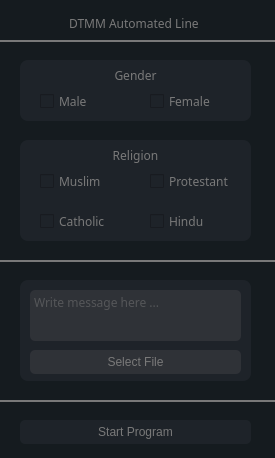
<?xml version="1.0" encoding="UTF-8"?>
<ui version="4.0">
 <class>Background</class>
 <widget class="QWidget" name="Background">
  <property name="geometry">
   <rect>
    <x>0</x>
    <y>0</y>
    <width>275</width>
    <height>458</height>
   </rect>
  </property>
  <property name="minimumSize">
   <size>
    <width>275</width>
    <height>458</height>
   </size>
  </property>
  <property name="maximumSize">
   <size>
    <width>275</width>
    <height>458</height>
   </size>
  </property>
  <property name="windowTitle">
   <string>Rigeru</string>
  </property>
  <property name="windowIcon">
   <iconset>
    <normaloff>assets/icon.jpg</normaloff>assets/icon.jpg</iconset>
  </property>
  <property name="windowOpacity">
   <double>1.000000000000000</double>
  </property>
  <property name="styleSheet">
   <string notr="true">background-color:#151b1f;</string>
  </property>
  <widget class="QCheckBox" name="checkboxMale">
   <property name="geometry">
    <rect>
     <x>40</x>
     <y>90</y>
     <width>78</width>
     <height>22</height>
    </rect>
   </property>
   <property name="font">
    <font>
     <family>RomanC</family>
    </font>
   </property>
   <property name="cursor">
    <cursorShape>ClosedHandCursor</cursorShape>
   </property>
   <property name="styleSheet">
    <string notr="true">background-color:#1e2329;
color:#797979;</string>
   </property>
   <property name="text">
    <string>Male</string>
   </property>
  </widget>
  <widget class="QCheckBox" name="checkboxFemale">
   <property name="geometry">
    <rect>
     <x>150</x>
     <y>90</y>
     <width>101</width>
     <height>22</height>
    </rect>
   </property>
   <property name="font">
    <font>
     <family>RomanC</family>
    </font>
   </property>
   <property name="cursor">
    <cursorShape>ClosedHandCursor</cursorShape>
   </property>
   <property name="styleSheet">
    <string notr="true">background-color:#1e2329;
color:#797979;</string>
   </property>
   <property name="text">
    <string>Female</string>
   </property>
  </widget>
  <widget class="QCheckBox" name="checkboxMuslim">
   <property name="geometry">
    <rect>
     <x>40</x>
     <y>170</y>
     <width>78</width>
     <height>22</height>
    </rect>
   </property>
   <property name="font">
    <font>
     <family>RomanC</family>
    </font>
   </property>
   <property name="cursor">
    <cursorShape>ClosedHandCursor</cursorShape>
   </property>
   <property name="styleSheet">
    <string notr="true">background-color:#1e2329;
color:#797979;</string>
   </property>
   <property name="text">
    <string>Muslim</string>
   </property>
  </widget>
  <widget class="QCheckBox" name="checkboxProtestant">
   <property name="geometry">
    <rect>
     <x>150</x>
     <y>170</y>
     <width>101</width>
     <height>22</height>
    </rect>
   </property>
   <property name="font">
    <font>
     <family>RomanC</family>
    </font>
   </property>
   <property name="cursor">
    <cursorShape>ClosedHandCursor</cursorShape>
   </property>
   <property name="styleSheet">
    <string notr="true">background-color:#1e2329;
color:#797979;</string>
   </property>
   <property name="text">
    <string>Protestant</string>
   </property>
  </widget>
  <widget class="QCheckBox" name="checkboxCatholic">
   <property name="geometry">
    <rect>
     <x>40</x>
     <y>210</y>
     <width>78</width>
     <height>22</height>
    </rect>
   </property>
   <property name="font">
    <font>
     <family>RomanC</family>
    </font>
   </property>
   <property name="cursor">
    <cursorShape>ClosedHandCursor</cursorShape>
   </property>
   <property name="styleSheet">
    <string notr="true">background-color:#1e2329;
color:#797979;</string>
   </property>
   <property name="text">
    <string>Catholic</string>
   </property>
  </widget>
  <widget class="QCheckBox" name="checkboxHindu">
   <property name="geometry">
    <rect>
     <x>150</x>
     <y>210</y>
     <width>101</width>
     <height>22</height>
    </rect>
   </property>
   <property name="font">
    <font>
     <family>RomanC</family>
    </font>
   </property>
   <property name="cursor">
    <cursorShape>ClosedHandCursor</cursorShape>
   </property>
   <property name="styleSheet">
    <string notr="true">background-color:#1e2329;
color:#797979;</string>
   </property>
   <property name="text">
    <string>Hindu</string>
   </property>
  </widget>
  <widget class="QLabel" name="background2">
   <property name="geometry">
    <rect>
     <x>20</x>
     <y>140</y>
     <width>231</width>
     <height>101</height>
    </rect>
   </property>
   <property name="styleSheet">
    <string notr="true">background-color:#1e2329;
border-radius: 8px;</string>
   </property>
   <property name="text">
    <string/>
   </property>
  </widget>
  <widget class="QLabel" name="background1">
   <property name="geometry">
    <rect>
     <x>20</x>
     <y>60</y>
     <width>231</width>
     <height>61</height>
    </rect>
   </property>
   <property name="styleSheet">
    <string notr="true">background-color:#1e2329;
border-radius: 8px</string>
   </property>
   <property name="text">
    <string/>
   </property>
  </widget>
  <widget class="QLabel" name="labelGender">
   <property name="geometry">
    <rect>
     <x>50</x>
     <y>65</y>
     <width>171</width>
     <height>21</height>
    </rect>
   </property>
   <property name="font">
    <font>
     <family>RomanC</family>
    </font>
   </property>
   <property name="styleSheet">
    <string notr="true">background-color:#1e2329;
color:#797979;</string>
   </property>
   <property name="text">
    <string>Gender</string>
   </property>
   <property name="alignment">
    <set>Qt::AlignCenter</set>
   </property>
  </widget>
  <widget class="QLabel" name="labelReligion">
   <property name="geometry">
    <rect>
     <x>40</x>
     <y>145</y>
     <width>191</width>
     <height>21</height>
    </rect>
   </property>
   <property name="font">
    <font>
     <family>RomanC</family>
    </font>
   </property>
   <property name="styleSheet">
    <string notr="true">background-color:#1e2329;
color:#797979;</string>
   </property>
   <property name="text">
    <string>Religion</string>
   </property>
   <property name="alignment">
    <set>Qt::AlignCenter</set>
   </property>
  </widget>
  <widget class="QLabel" name="labelTitle">
   <property name="geometry">
    <rect>
     <x>20</x>
     <y>15</y>
     <width>231</width>
     <height>16</height>
    </rect>
   </property>
   <property name="font">
    <font>
     <family>RomanC</family>
    </font>
   </property>
   <property name="styleSheet">
    <string notr="true">color:#797979;</string>
   </property>
   <property name="text">
    <string>DTMM Automated Line </string>
   </property>
   <property name="alignment">
    <set>Qt::AlignCenter</set>
   </property>
  </widget>
  <widget class="QLabel" name="seperator1">
   <property name="geometry">
    <rect>
     <x>0</x>
     <y>40</y>
     <width>275</width>
     <height>2</height>
    </rect>
   </property>
   <property name="styleSheet">
    <string notr="true">background-color:#797979;</string>
   </property>
   <property name="text">
    <string/>
   </property>
  </widget>
  <widget class="QLabel" name="seperator2">
   <property name="geometry">
    <rect>
     <x>0</x>
     <y>260</y>
     <width>275</width>
     <height>2</height>
    </rect>
   </property>
   <property name="styleSheet">
    <string notr="true">background-color:#797979;</string>
   </property>
   <property name="text">
    <string/>
   </property>
  </widget>
  <widget class="QLabel" name="background3">
   <property name="geometry">
    <rect>
     <x>20</x>
     <y>280</y>
     <width>231</width>
     <height>101</height>
    </rect>
   </property>
   <property name="styleSheet">
    <string notr="true">background-color:#1e2329;
border-radius: 8px;</string>
   </property>
   <property name="text">
    <string/>
   </property>
  </widget>
  <widget class="QTextEdit" name="textInput">
   <property name="geometry">
    <rect>
     <x>30</x>
     <y>290</y>
     <width>211</width>
     <height>51</height>
    </rect>
   </property>
   <property name="font">
    <font>
     <family>RomanC</family>
    </font>
   </property>
   <property name="cursor" stdset="0">
    <cursorShape>IBeamCursor</cursorShape>
   </property>
   <property name="styleSheet">
    <string notr="true">background-color:#2f3237;
color:#797979;
border-radius: 5px;</string>
   </property>
   <property name="frameShape">
    <enum>QFrame::NoFrame</enum>
   </property>
   <property name="verticalScrollBarPolicy">
    <enum>Qt::ScrollBarAlwaysOff</enum>
   </property>
   <property name="horizontalScrollBarPolicy">
    <enum>Qt::ScrollBarAlwaysOff</enum>
   </property>
   <property name="html">
    <string>&lt;!DOCTYPE HTML PUBLIC &quot;-//W3C//DTD HTML 4.0//EN&quot; &quot;http://www.w3.org/TR/REC-html40/strict.dtd&quot;&gt;
&lt;html&gt;&lt;head&gt;&lt;meta name=&quot;qrichtext&quot; content=&quot;1&quot; /&gt;&lt;meta charset=&quot;utf-8&quot; /&gt;&lt;style type=&quot;text/css&quot;&gt;
p, li { white-space: pre-wrap; }
hr { height: 1px; border-width: 0; }
li.unchecked::marker { content: &quot;\2610&quot;; }
li.checked::marker { content: &quot;\2612&quot;; }
&lt;/style&gt;&lt;/head&gt;&lt;body style=&quot; font-family:'RomanC'; font-size:9pt; font-weight:400; font-style:normal;&quot;&gt;
&lt;p style=&quot;-qt-paragraph-type:empty; margin-top:0px; margin-bottom:0px; margin-left:0px; margin-right:0px; -qt-block-indent:0; text-indent:0px;&quot;&gt;&lt;br /&gt;&lt;/p&gt;&lt;/body&gt;&lt;/html&gt;</string>
   </property>
   <property name="placeholderText">
    <string>Write message here ...  </string>
   </property>
  </widget>
  <widget class="QPushButton" name="startProgram">
   <property name="geometry">
    <rect>
     <x>20</x>
     <y>420</y>
     <width>231</width>
     <height>24</height>
    </rect>
   </property>
   <property name="cursor">
    <cursorShape>OpenHandCursor</cursorShape>
   </property>
   <property name="styleSheet">
    <string notr="true">background-color:#1e2329;
color:#797979;
border-radius: 5px;</string>
   </property>
   <property name="text">
    <string>Start Program</string>
   </property>
  </widget>
  <widget class="QLabel" name="seperator3">
   <property name="geometry">
    <rect>
     <x>0</x>
     <y>400</y>
     <width>275</width>
     <height>2</height>
    </rect>
   </property>
   <property name="styleSheet">
    <string notr="true">background-color:#797979;</string>
   </property>
   <property name="text">
    <string/>
   </property>
  </widget>
  <widget class="QPushButton" name="selectFile">
   <property name="geometry">
    <rect>
     <x>30</x>
     <y>350</y>
     <width>211</width>
     <height>24</height>
    </rect>
   </property>
   <property name="cursor">
    <cursorShape>ClosedHandCursor</cursorShape>
   </property>
   <property name="styleSheet">
    <string notr="true">background-color:#2f3237;
color:#797979;
border-radius: 5px;</string>
   </property>
   <property name="text">
    <string>Select File</string>
   </property>
  </widget>
  <zorder>background1</zorder>
  <zorder>background2</zorder>
  <zorder>checkboxMale</zorder>
  <zorder>checkboxFemale</zorder>
  <zorder>checkboxMuslim</zorder>
  <zorder>checkboxProtestant</zorder>
  <zorder>checkboxCatholic</zorder>
  <zorder>checkboxHindu</zorder>
  <zorder>labelGender</zorder>
  <zorder>labelReligion</zorder>
  <zorder>labelTitle</zorder>
  <zorder>seperator1</zorder>
  <zorder>seperator2</zorder>
  <zorder>background3</zorder>
  <zorder>textInput</zorder>
  <zorder>startProgram</zorder>
  <zorder>seperator3</zorder>
  <zorder>selectFile</zorder>
 </widget>
 <resources/>
 <connections/>
</ui>
